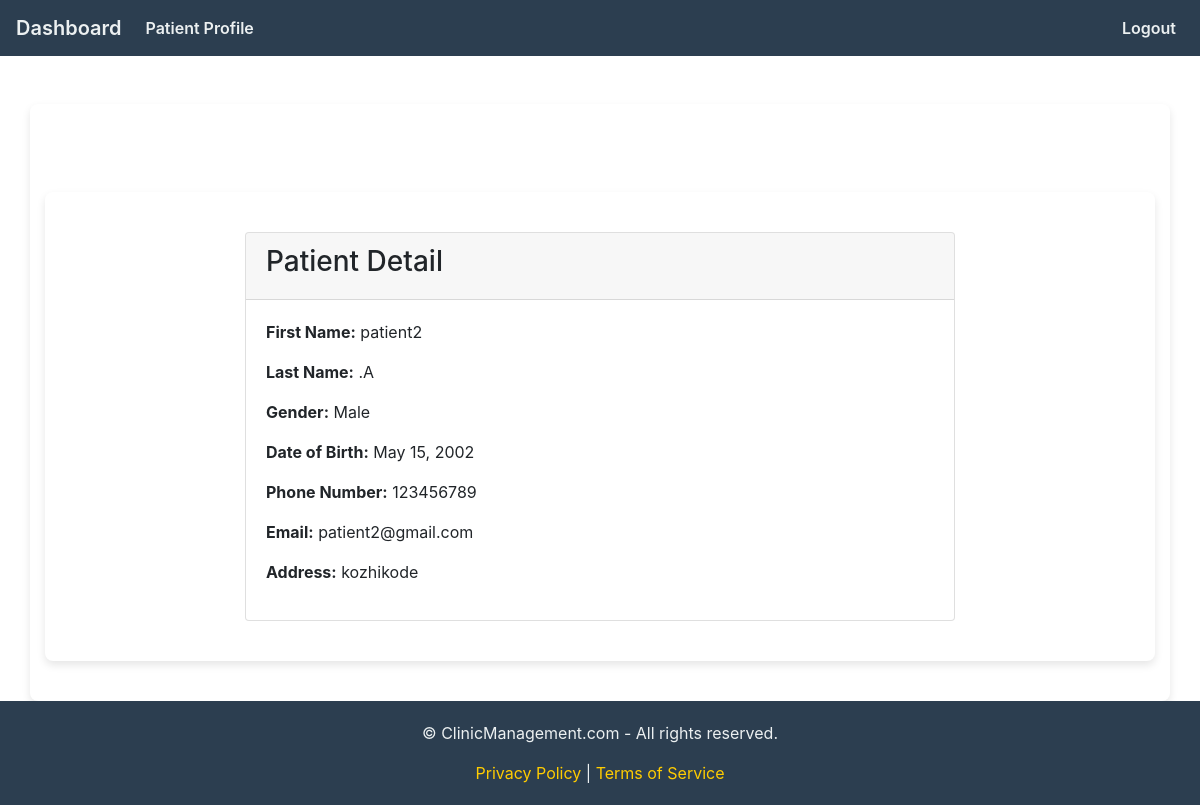
Screenshot of /patients/1/ with the database file from the repository.
### clinic_mgt_app/models.py (models this page shows, shortened)
class Patient(models.Model):
    GENDER_CHOICES = [
        ('M', 'Male'),
        ('F', 'Female'),
        ('O', 'Other'),
    ]
    first_name = models.CharField(max_length=50, null=True, blank=True)
    last_name = models.CharField(max_length=50, null=True, blank=True)
    gender = models.CharField(max_length=10, choices=GENDER_CHOICES, null=True, blank=True)
    date_of_birth = models.DateField(null=True, blank=True)
    phone_number = models.CharField(max_length=15, null=True, blank=True)
    email = models.EmailField(null=True, blank=True)
    address = models.CharField(max_length=255, null=True, blank=True)
    pat_user = models.ForeignKey(CustomUser,on_delete=models.CASCADE,null=True)
    is_patient = models.BooleanField(default=True)

### clinic_mgt_app/views.py (the view)
# urls.py: path('patients/<int:pk>/', views.patient_detail, name='patient_detail'),
def patient_detail(request, pk):
    patient = get_object_or_404(Patient, pk=pk)  # Retrieve the specific patient by primary key
    return render(request, 'patient_detail.html', {'patient': patient})

### clinic_mgt_app/templates/patient_detail.html (shortened to what this page needs)
{% extends 'patient_base.html' %}
{% block content %}
<!DOCTYPE html>
<html lang="en">
<head>
    <link rel="stylesheet" href="https://cdn.jsdelivr.net/npm/bootstrap@4.0.0/dist/css/bootstrap.min.css"
>
</head>
<body>
    <div class="container mt-5">
        <div class="row justify-content-center">
            <div class="col-md-8">
                <div class="card">
                    <div class="card-header">
                        <h3>Patient Detail</h3>
                    </div>
                    <div class="card-body">
                        <p><strong>First Name:</strong> {{ patient.first_name }}</p>
                        <p><strong>Last Name:</strong> {{ patient.last_name }}</p>
                        <p><strong>Gender:</strong> {{ patient.get_gender_display }}</p>
                        <p><strong>Date of Birth:</strong> {{ patient.date_of_birth }}</p>
                        <p><strong>Phone Number:</strong> {{ patient.phone_number }}</p>
                        <p><strong>Email:</strong> {{ patient.email }}</p>
                        <p><strong>Address:</strong> {{ patient.address }}</p>
                    </div>
                </div>
            </div>
        </div>
    </div>
</body>
</html>
{% endblock content %}

### clinic_mgt_app/templates/patient_base.html (style rules this page uses)
body { font-family: 'Arial', sans-serif; background-color: #f4f4f4; margin-top: 20px; }
.container { background-color: white; border-radius: 8px; box-shadow: 0 4px 8px rgba(0, 0, 0, 0.1); padding: 40px; max-width: 800px; margin: 0 auto; }

### rows the page displays
Patient: first_name "patient2", last_name ".A", gender "Male", date_of_birth "May 15, 2002", phone_number "123456789", email "patient2@gmail.com", address "kozhikode"
